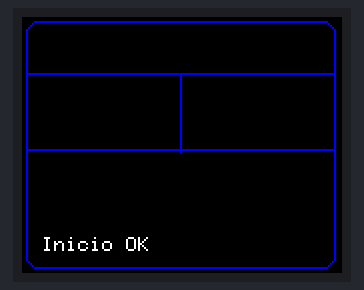
Simulated run of this sketch. Board: ESP8266 (NodeMCU). Parts: 160×128 colour display. WiFi joins after 1.5 s; servers stay silent unless stated; network time is answered at once with the bench clock; the local clock reads 2024-03-15 10:24:30 at power-on unless the sketch sets it; what the sketch prints to the serial monitor is not drawn.

Above: at 0.2 s.
At 2.3 s:
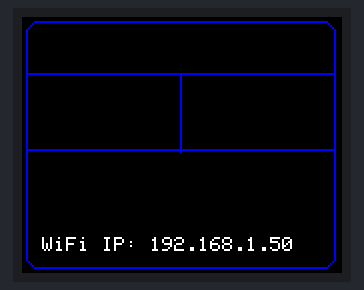
At 4.5 s:
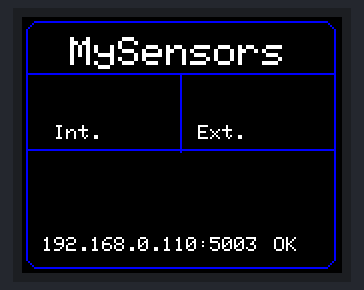
At 5.0 s:
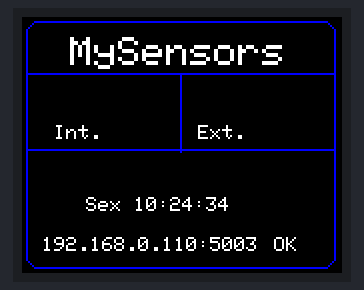
At 19.4 s:
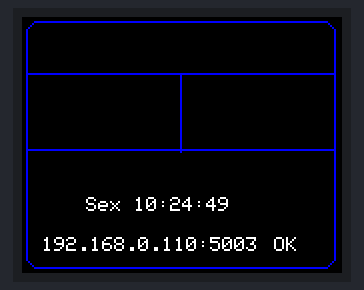
At 35.3 s:
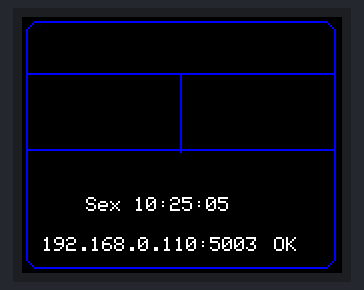

Measured:
- what the display in image 1 shows lasts 2.0 s, from 2.2 s to 4.2 s
- what the display in image 2 shows lasts 0.6 s, from 4.4 s to 5.0 s
- what the display in image 3 shows lasts 3.0 s, from 5.0 s to 8.0 s
- what the display in image 4 shows lasts 1.0 s, from 19.3 s to 20.3 s
- what the display in image 5 shows lasts 2.6 s, from 35.2 s to 37.8 s

The sketch:

ESP8266_MySensors_Termometro_LCD.ino
```cpp
/*
  ESP8266_MySensors_Termometro_LCD

  Incluir bibliotecas:
    - NTPClient by Fabrice Weinberg

  Hardware
    - ESP8266 (NodeMCU) + LCD ST7735 de 2.2"

    by Macelo Campos
    www.marcelocampos.cc
    https://github.com/MarceloCampos
*/

#include <Adafruit_GFX.h>    // Core graphics library
#include <Adafruit_ST7735.h> // Hardware-specific library
#include <ESP8266WiFi.h>
#include <WiFiUdp.h>        //-|_<relógio NTP>
#include <NTPClient.h>      //-|

#define TFT_BACK_COLOR ST7735_BLACK

char* ssid     = "-----";
char* password = "----";
char* host = "192.168.0.110";  // <<--- prencher aqui o endereço IP do Gateway MySensors
char buf[64];
char daysOfTheWeek[7][12] = {"Dom", "Seg", "Ter", "Qua", "Qui", "Sex", "Sab"};

uint16_t port = 5003;
int lineRodape = 110;
int lineTemp = 34;
int lineHour = 90;
int lineHeader = 10;

const int qtdSensores = 2;
int _debug = 0;

const long utcOffsetInSeconds = (3600 * -3);  // UTC / Time Zone do Brasil = -3
unsigned long timeout = 0;

String otp;

struct SensoresStruct
{
  int SensorNumero;
  String SensorNome;
  int SensorTipoNode1;
  int SensorTipoNode2;
};
SensoresStruct sensores[qtdSensores];

struct NrfMessage
{
  int nodeId;
  int childSensorId;
  int command;
  int ack;
  int type;
  String payload;
};

enum MySensorsCommand
{
  _presentation = 0,
  _set = 1,
  req = 2,
  internal = 3,
  stream = 4
};
MySensorsCommand command;

enum MySensorsType
{
  V_TEMP = 0,
  V_VAR1 = 24,
  V_VOLTAGE = 38
};
MySensorsType type;

#define D3 0
#define D4 2
#define D5 14
#define D7 13
#define D8 15
#define TFT_CS     D8
#define TFT_RST    D4
#define TFT_DC     D3
Adafruit_ST7735 tft = Adafruit_ST7735(TFT_CS,  TFT_DC, TFT_RST);
#define TFT_SCLK D5
#define TFT_MOSI D7

WiFiClient client;
WiFiUDP ntpUDP;
NTPClient timeClient(ntpUDP, "pool.ntp.br", utcOffsetInSeconds);

void setup(void)
{
  otp.reserve(64 + 1);

  tft.initR(INITR_BLACKTAB);
  tft.setRotation(3);

  printText(ST7735_WHITE, 1, "Inicio OK", true, 10, lineRodape);
  delay(500);

  loadSensores();

  Serial.begin(115200);
  Serial.print("\r\n\r\n> Conectando WiFi: ");
  Serial.println(ssid);

  connectSTA();

  connectServer();    // obs: apaga Display

  showSensoresSerial();

  timeClient.begin();

  otp = sensores[0].SensorNome + "        " + sensores[1].SensorNome;
  otp.toCharArray(buf, otp.length()+2);
  printText(ST7735_WHITE, 1, buf, false, 16, lineTemp + 20);

  otp = "MySensors";
  otp.toCharArray(buf, otp.length()+1);
  printText(ST7735_WHITE, 2, buf, false, 24, lineHeader );

  delay(500);
}

void loop()
{
  if(client.connected())
  {
    if(client.available())
    {
      String resp = getServerData();
      if( resp != "" && resp.indexOf("Gateway startup complete") == -1 );
        analizaServerData(resp);
    }
  }
  else
  {
    delay(2000);
    connectServer();
  }

  if(millis() - timeout >= 1000)
  {
    updateTime();
    timeout = millis();
  }
}

void updateTime()
{
  int tmp = 0;
  char toErase[] = {218, 218, 218, 218, 218, 218, 218, 218, 218, 218, 218, 218, 0x00};
  timeClient.update();

//  Serial.print(daysOfTheWeek[timeClient.getDay()]);
//  Serial.print(", ");
//  Serial.print(timeClient.getHours());
//  Serial.print(":");
//  Serial.print(timeClient.getMinutes());
//  Serial.print(":");
//  Serial.println(timeClient.getSeconds());
  //Serial.println(timeClient.getFormattedTime());

  otp = "";
  otp += String(daysOfTheWeek[timeClient.getDay()]) + " ";

  otp += stringFormat(String(timeClient.getHours()), 2) + ":";
  otp += stringFormat(String(timeClient.getMinutes()), 2) + ":";
  otp += stringFormat(String(timeClient.getSeconds()), 2);
  Serial.println(otp);

  otp.toCharArray(buf, otp.length()+1);
  printText(TFT_BACK_COLOR, 1, toErase, false, 32, lineHour );  // apaga antes de imprimir
  printText(ST7735_WHITE, 1, buf, false, 32, lineHour );

}

String stringFormat(String mx, int _size)
{
    while(mx.length() < _size)
      mx = "0" + mx;

    return mx;
}

void analizaServerData(String resp)
{
  NrfMessage message = stringSplit(resp);

  if(_debug > 0)
  {
    Serial.print( "> ");
    Serial.print(message.nodeId); Serial.print("-");
    Serial.print(message.childSensorId); Serial.print("-");
    Serial.print(message.command); Serial.print("-");
    Serial.print(message.ack); Serial.print("-");
    Serial.print(message.type); Serial.print("-");
    Serial.print(message.payload);
    Serial.println(" <");
  }
  for( int i=0; i< qtdSensores; i++)
  {
    if(message.nodeId == sensores[i].SensorNumero)  // cadastrado ?
    {
      switch(message.command)
      {
        case _set:
          if(message.type == V_TEMP )
          {
            int Col = 0;

            if(i == 0)
              Col = 14;
            else if (i == 1)
              Col = 86;

            otp = message.payload + "C"; // ° = ASCII 248
            otp.toCharArray(buf, otp.length()+1);
            Serial.print("$ Temp sensor "); Serial.print(sensores[i].SensorNome);
            Serial.print(" : "); Serial.print( message.payload); Serial.println(" oC");

            printTextTemp(ST7735_WHITE, 2, buf, false, Col, lineTemp);
          }
          break;
      }
    }
  }
}
/*
  int nodeId;
  int childSensorId;
  int command;
  int ack;
  int type;
  String payload;
  node-id ; child-sensor-id ; command ; ack ; type ; payload
*/
void loadSensores()
{
  sensores[0].SensorNumero = 28;
  sensores[0].SensorNome = "Int.";

  sensores[1].SensorNumero = 18;
  sensores[1].SensorNome = "Ext.";
}

void showSensoresSerial()
{
  Serial.println("$ Listagem sensores:");
  for(int i=0; i < qtdSensores; i++)
  {
    Serial.print("\t> Nr: ");Serial.print(sensores[i].SensorNumero);
    Serial.print(", Descr: ");Serial.println(sensores[i].SensorNome);
  }
  Serial.print("$ Total Sensores Cadastrados: "); Serial.println(qtdSensores);
}

void printTextTemp(int textColor, int textSize, char *textToPrint, bool isToBlankScreen, int xPos, int yPos)
{
  char toErase[] = {218, 218, 218, 218, 218, 0x00};
  int k = 0;

  printText(TFT_BACK_COLOR, 2, toErase, false, xPos, yPos); // apaga antes de imprimir
  printText(ST7735_WHITE, 2, textToPrint, false, xPos, yPos);
}


void printText(int textColor, int textSize, char *textToPrint, bool isToBlankScreen, int xPos, int yPos)
{
  if(isToBlankScreen)
  {
    blanScreen();
  }

  tft.setCursor(xPos,yPos);
  tft.setTextColor(textColor);
  tft.setTextSize(textSize);
  tft.print(textToPrint);
}

void blanScreen()
{
  tft.fillScreen(TFT_BACK_COLOR);
  tft.drawRoundRect(2, 2, 155,124 , 6, ST77XX_BLUE);  // moldura maior, todo display

  tft.drawRect(2, 28, 155, 39, ST77XX_BLUE);  // moldura menor, temperaturas
  tft.drawLine( 79, 28, 79, 67, ST77XX_BLUE);  // moldura menor, temperaturas

}


void connectSTA()
{
  otp = "Conectando " + String(ssid);
  otp.toCharArray(buf, otp.length()+1);
  printText(ST7735_WHITE, 1, buf, true, 10, lineRodape);

  WiFi.mode(WIFI_STA);
  WiFi.begin(ssid, password);

  while (WiFi.status() != WL_CONNECTED)
  {
    delay(500);
    Serial.print(".");
  }

  otp = "WiFi IP: " + IpAddress2String(WiFi.localIP());

  otp.toCharArray(buf, otp.length()+2);
  printText(ST7735_WHITE, 1, buf, true, 10, lineRodape);

  Serial.print("\r\n> ");
  Serial.println(otp);
  delay(2000);
}

void connectServer()
{
  otp = host + String(':') + String(port);
  otp.toCharArray(buf, otp.length()+1);
  printText(ST7735_WHITE, 1, buf, true, 10, lineRodape);

  Serial.print("> Conectando Gtw: ");
  Serial.print(host);
  Serial.print(':');
  Serial.print(port);

  if (!client.connect(host, port))
  {
    Serial.println (", Falhou");
    otp = " Erro";
    otp.toCharArray(buf, otp.length()+1);
    printText(ST7735_WHITE, 1, buf, false, 120, lineRodape);

    delay(1000);
    WiFiClient client;
    delay(5000);
    //return;
  }
  else
  {
    Serial.println(", Conectado");

    otp = " OK  ";
    otp.toCharArray(buf, otp.length()+1);
    printText(ST7735_WHITE, 1, buf, false, 120, lineRodape);
  }
}

String getServerData()
{
  String ret = "";
//  Serial.print("> ");

  while (client.available())
  {
    char ch = static_cast<char>(client.read());
    ret += ch;
  }
//    Serial.print(ret);
    return ret;
}

String IpAddress2String(const IPAddress& ipAddress)
{
  return String(ipAddress[0]) + String(".") +\
  String(ipAddress[1]) + String(".") +\
  String(ipAddress[2]) + String(".") +\
  String(ipAddress[3])  ;
}

NrfMessage stringSplit(String strToSplit)
{
  NrfMessage nrfMessage;
  char buf[128];

  strToSplit.toCharArray(buf, strToSplit.length());

//  char *tok = strtok(buf, ";");
//  if (!tok)
//    return nrfMessage;

  char *nodeId = strtok(buf, ";");
  if (!nodeId)
    return nrfMessage;
  nrfMessage.nodeId = atoi(nodeId);

  char *childSensorId = strtok(NULL, ";");
  if (!childSensorId)
    return nrfMessage;
  nrfMessage.childSensorId = atoi(childSensorId);

  char *command = strtok(NULL, ";");
  if (!command)
    return nrfMessage;
  nrfMessage.command = atoi(command);

  char *ack = strtok(NULL, ";");
  if (!ack)
    return nrfMessage;
  nrfMessage.ack = atoi(ack);

  char *type = strtok(NULL, ";");
  if (!type)
    return nrfMessage;
  nrfMessage.type = atoi(type);

  char *payload = strtok(NULL, ";");
  if (!payload)
    return nrfMessage;
  nrfMessage.payload = String(payload);

  return nrfMessage;
}

  // node-id ; child-sensor-id ; command ; ack ; type ; payload
  // nodeId  childSensorId command ack type payload
  // 28;0;1;0;24;5.15
  // 28;255;3;0;0;106
  // 28;0;1;0;0;20.2
```
